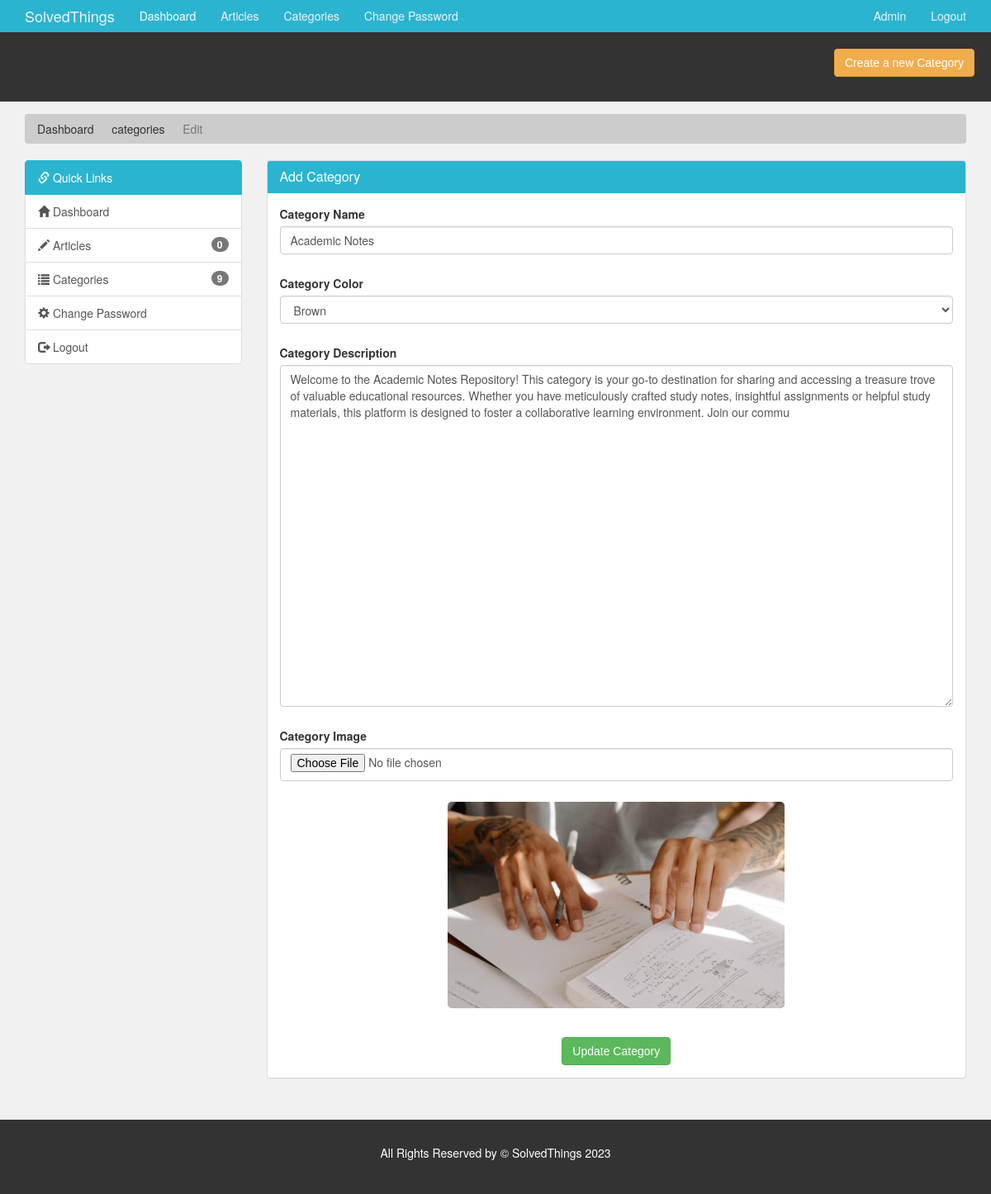
Screenshot of /admin/edit-category.php?id=1 (signed in) with the database file from the repository.
### tables this page shows
CREATE TABLE `category` (
  `category_id` int(11) NOT NULL,
  `category_name` varchar(45) NOT NULL,
  `category_color` varchar(35) NOT NULL,
  `category_image` varchar(250) NOT NULL,
  `category_description` varchar(350) NOT NULL
);

### admin/edit-category.php (the view, shortened to what this page needs)
<?php
  require('./includes/nav.inc.php');
  if(isset($_GET['id'])) {
    $category_id = $_GET['id'];
  }else {
    redirect('./categories.php');
  }
?>
<section id="breadcrumb">
  <div class="container">
    <ol class="breadcrumb">
      <li><a href="./index.php">Dashboard</a></li>
      <li><a href="./categories.php">categories</a></li>
      <li class="active">Edit</li>
    </ol>
  </div>
</section>
<section id="main">
  <div class="container">
    <div class="row">
      <?php
        $sql = "SELECT *
                FROM category
                WHERE category_id = {$category_id}";
        $result = mysqli_query($con,$sql);
        $data = mysqli_fetch_assoc($result);
        $category_name = $data['category_name'];
        $category_desc = $data['category_description'];
        $category_color = $data['category_color'];
        $category_image = $data['category_image'];
        require('./includes/quick-links.inc.php');
      ?>
      <div class="col-md-9">
        <div class="panel panel-default">
          <div class="panel-heading main-color-bg">
            <h3 class="panel-title">Add Category</h3>
          </div>
          <div class="panel-body">
            <form method="post" id="edit_form" enctype="multipart/form-data">
              <div class="form-group">
                <label>Category Name</label>
                <input type="text" autocomplete="off" class="form-control" placeholder="Category Name"
                  name="category_title" id="category_title" required value="<?php echo $category_name ?>" />
                <p id="error-title" class="error-msg text-danger"></p>
              </div>
              <div class="form-group">
                <label>Category Color</label>
                <select name="category_color" class="form-control" id="category_color">
                  <?php
                    $brown = "";
                    if($category_color == "tag-brown") {
                      $brown = "selected";
                    }
                  ?>
                  <option value="tag-brown" <?php echo $brown; ?>>Brown</option>
                </select>
                <p id="error-cat" class="error-msg text-danger"></p>
              </div>
              <div class="form-group">
                <label>Category Description</label>
                <textarea name="category_desc" autocomplete="off" id="category_desc" class="form-control"
                  placeholder="Category Description" rows="20" min="150"
                  required><?php echo $category_desc ?></textarea>
                <p id="error-desc" class="error-msg text-danger"></p>
              </div>
              <div class="form-group">
                <label>Category Image</label>
                <input type="file" class="form-control" placeholder="Category Image" name="category_img"
                  id="category_img" accept="image/*" />
                <p id="error-img" class="error-msg text-danger"></p>
              </div>
              <div class="form-group text-center">
                <img src="../assets/images/category/<?php echo $category_image ?>" class="image_preview"
                  id="image_preview" />
              </div>
              <br>
              <div class="text-center">
                <button type="submit" name="submit" class="btn btn-success">Update Category</button>
              </div>
            </form>
          </div>
        </div>
      </div>
    </div>
  </div>
</section>
<?php
  require('./includes/footer.inc.php')
?>

### admin/includes/nav.inc.php (shortened to what this page needs)
<?php
  $admin_name = "Admin";
  $home = true;
  $pass = false;
  $category = false;
  $article = false;
?>
<!DOCTYPE html>
<html lang="en">
<head>
  <link href="../assets/css/partials/4-component.css" rel="stylesheet" />
  <link rel="stylesheet" href="https://maxcdn.bootstrapcdn.com/bootstrap/3.3.7/css/bootstrap.min.css" />
  <link href="../assets/css/admin/style.css" rel="stylesheet" />
  <link href="../assets/css/partials/1-variables.css" rel="stylesheet" />
</head>
<body>
  <nav class="navbar navbar-default navbar-static-top">
    <div class="container">
      <div class="navbar-header">
        <a class="navbar-brand">SolvedThings </a>
      </div>
      <div id="navbar" class="collapse navbar-collapse">
        <ul class="nav navbar-nav">
          <li <?php if($home) echo 'class="active"' ?>><a href="./index.php">Dashboard</a></li>
          <li <?php if($article) echo 'class="active"' ?>><a href="./articles.php">Articles</a></li>
          <li <?php if($category) echo 'class="active"' ?>><a href="./categories.php">Categories</a></li>
          <li <?php if($pass) echo 'class="active"' ?>><a href="./change-password.php">Change Password</a></li>
        </ul>
        <ul class="nav navbar-nav navbar-right">
          <li><a><?php echo $admin_name ?></a></li>
          <li><a href="./logout.php">Logout</a></li>
        </ul>
      </div>
    </div>
  </nav>
  <header id="header">
    <div class="container">
      <div class="row">
        <div class="col-md-10">
        </div>
        <div class="col-md-2 btn-box">
          <a href="./add-category.php" class="btn btn-warning" type="button">
            Create a new Category
          </a>
        </div>
      </div>
    </div>
  </header>

### admin/includes/quick-links.inc.php
<?php
  $art_sql = "SELECT COUNT(article_id)
              AS no_of_articles
              FROM article";
  $art_result = mysqli_query($con,$art_sql);
  $art_data = mysqli_fetch_assoc($art_result);
  $no_of_articles = $art_data['no_of_articles'];
  $cat_sql = "SELECT COUNT(category_id)
              AS no_of_categories
              FROM category";
  $cat_result = mysqli_query($con,$cat_sql);
  $cat_data = mysqli_fetch_assoc($cat_result);
  $no_of_categories = $cat_data['no_of_categories'];
?>
<div class="col-md-3">
  <div class="list-group">
    <a href="./index.php" class="list-group-item active main-color-bg">
      <span class="glyphicon glyphicon-link"></span>
      Quick Links
    </a>
    <a href="./index.php" class="list-group-item"><span class="glyphicon glyphicon-home"></span> Dashboard
    </a>
    <a href="./articles.php" class="list-group-item"><span class="glyphicon glyphicon-pencil"></span> Articles
      <span class="badge"><?php echo $no_of_articles ?></span></a>
    <a href="./categories.php" class="list-group-item"><span class="glyphicon glyphicon-list"></span> Categories
      <span class="badge"><?php echo $no_of_categories ?></span>
    </a>
    <a href="./change-password.php" class="list-group-item"><span class="glyphicon glyphicon-cog"></span> Change
      Password
    </a>
    <a href="./logout.php" class="list-group-item"><span class="glyphicon glyphicon-log-out"></span> Logout
    </a>
  </div>
</div>

### admin/includes/footer.inc.php (shortened to what this page needs)
<footer id="footer">
  <p>All Rights Reserved by &copy; SolvedThings 2023</p>
</footer>
</body>
</html>

### assets/css/partials/4-component.css (style rules this page uses)
.container { width: 100%; padding-right: 15px; padding-left: 15px; margin-right: auto; margin-left: auto; }
.btn { display: inline-block; border: none; background: var(--dark-color); color: #fff; text-decoration: none; font-family: var(--ff-nunito); padding: 0.5rem 0.75rem; border-radius: var(--border-radius); transition: all 200ms ease-in-out; }

### assets/css/admin/style.css (style rules this page uses)
body { background: var(--light-color); }
.btn-box { padding: 2rem; }
.navbar { min-height: 38px !important; margin-bottom: 0; border-radius: 0; }
.navbar-nav > li > a, .navbar-brand { padding-top: 9px !important; padding-bottom: 0 !important; height: 38px; }
.navbar-default { background-color: var(--hover-color); border-color: var(--primary-color); }
.navbar-default .navbar-brand { color: var(--light-color); }
.navbar-default .navbar-nav > li > a { color: var(--light-color); }
.navbar-default .navbar-nav > .active > a, .navbar-default .navbar-nav > .active > a:hover, .navbar-default .navbar-nav > .active > a:focus { color: #fdfdfd; background-color: var(--primary-color); }
.navbar-default .navbar-collapse, .navbar-default .navbar-form { border-color: var(--light-color); }
.main-color-bg { background-color: var(--primary-color) !important; border-color: var(--primary-color) !important; color: #ffffff !important; }
#header { background: #333333; color: #ffffff; padding-bottom: 10px; margin-bottom: 15px; }
.breadcrumb { background: #cccccc; color: #333333; }
.breadcrumb a { color: #333333; }
#main { min-height: 57.2vh; }
input[type="file"] { padding-bottom: 3.2rem; }
.image_preview { width: 50%; margin-left: auto; height: 250px; object-fit: cover; border-radius: var(--border-radius); }
.error-msg { padding-left: 1rem; padding-top: 1rem; font-weight: bold; }
#footer { background: #333333; color: #ffffff; text-align: center; padding: 30px; margin-top: 30px; }

### assets/css/partials/1-variables.css (style rules this page uses)
:root { --primary-color: #2bb4cf; --secondary-color: #f99500; --light-color: #f1f1f1; --dark-color: #50514f; --black-color: #333333; --tag-trend-color: #2bb4cf; --tag-yellow-color: #ffbe0b; --tag-purple-color: #8338ec; --tag-blue-color: #3a86ff; --tag-green-color: #00ff73; --tag-orange-color: #2bb4cf; --tag-pink-color: #2bb4cf; --tag-brown-color: #663f3f; --hover-color: #2bb4cf; --active-color: #2bb4cf; --ts-vs: 0.56rem; --ts-sml: 0.8rem; --ts-md: 1.1rem; --ts-lg: 1.25rem; --hs-vs: 1.3rem; --hs-sml: 2rem; --hs-md: 2.5rem; --hs-lg: 3rem; --ff-monts: "Montserrat", sans-serif; --ff-nunito: "Nunito Sans", sans-serif; --ff-noto: "Noto Serif", serif; --ff-robo: "Roboto", sans-serif; --border-radius: 5px; }

### rows the page displays
category: category_title "Academic Notes", category_desc "Welcome to the Academic Notes Repository! This category is your go-to destination for sharing and accessing a treasure trove of valuable educational resources. Whether you have meticulously crafted study notes, insightful assignments or helpful study materials, this platform is designed to foster a collaborative learning environment. Join our commu", category_image (picture)

### other values shown
$admin_name "Admin"
$no_of_articles "0"
$no_of_categories "9"
